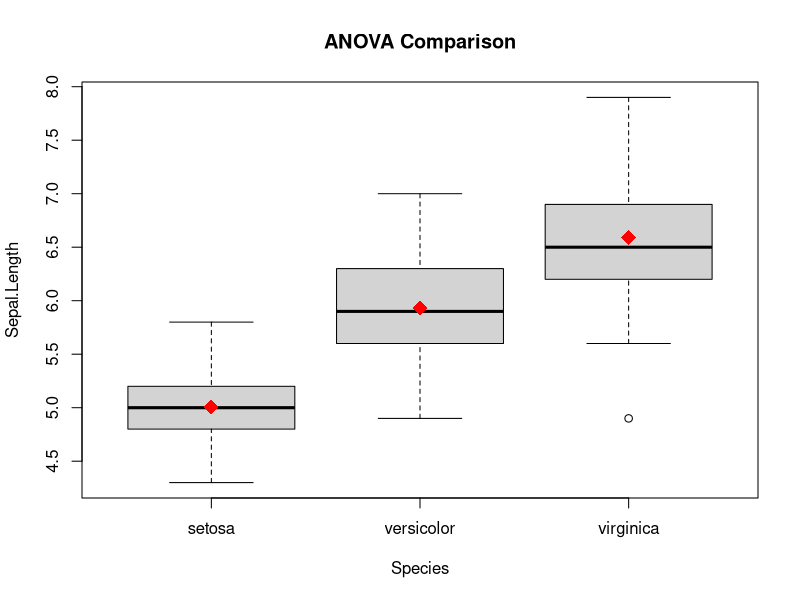

Generate this figure with R:
# One-way ANOVA + visualization
result <- summary(aov(Sepal.Length~Species, iris))
print(result)

dev.new()
boxplot(Sepal.Length~Species, data=iris, main="ANOVA Comparison")
points(tapply(iris$Sepal.Length, iris$Species, mean), pch=18, col="red", cex=2)
